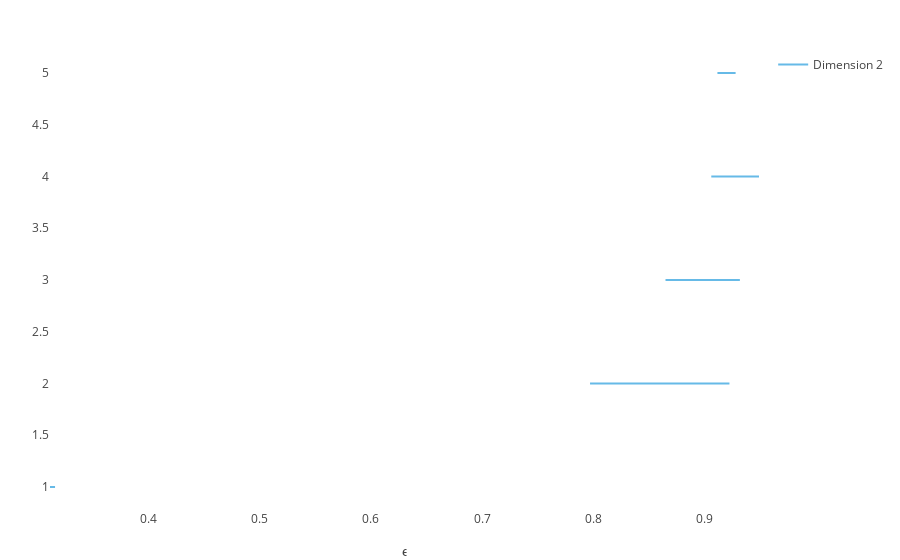

Write notebook code for a chart like this one.
### Code cell
plotbarcode_pjs(C,dim=2)

### Figure 1 — Plotly figure (JSON) as saved in the notebook; plotly's stock layout.template omitted (floating-point values rounded to 4 significant figures)
{"data": [{"line": {"color": "#66BAE7", "width": 2}, "mode": "lines", "showlegend": false, "type": "scatter", "x": [0.9113, 0.9276], "y": [5, 5]}, {"line": {"color": "#66BAE7", "width": 2}, "mode": "lines", "showlegend": false, "type": "scatter", "x": [0.9058, 0.9486], "y": [4, 4]}, {"line": {"color": "#66BAE7", "width": 2}, "mode": "lines", "showlegend": false, "type": "scatter", "x": [0.8647, 0.9314], "y": [3, 3]}, {"line": {"color": "#66BAE7", "width": 2}, "mode": "lines", "showlegend": false, "type": "scatter", "x": [0.7969, 0.9221], "y": [2, 2]}, {"line": {"color": "#66BAE7", "width": 2}, "mode": "lines", "name": "Dimension 2", "type": "scatter", "x": [0.3119, 0.3165], "y": [1, 1]}], "layout": {"margin": {"b": 50, "l": 50, "r": 50, "t": 50}, "xaxis": {"rangevar": [-0.001, 0.9496], "showgrid": false, "title": "ϵ", "zeroline": false}, "yaxis": {"rangevar": [0, 5.1], "showgrid": false, "ticks": false}}}
